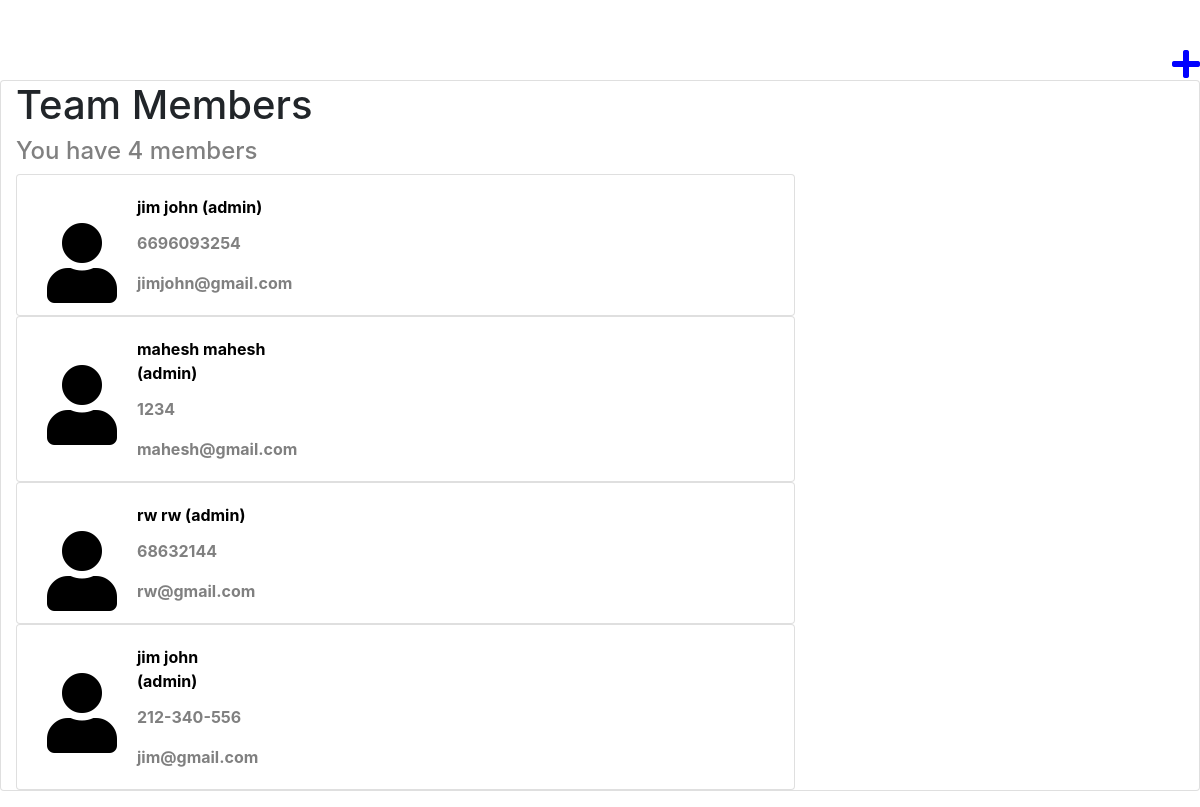
The app's page /members/list/, older data.
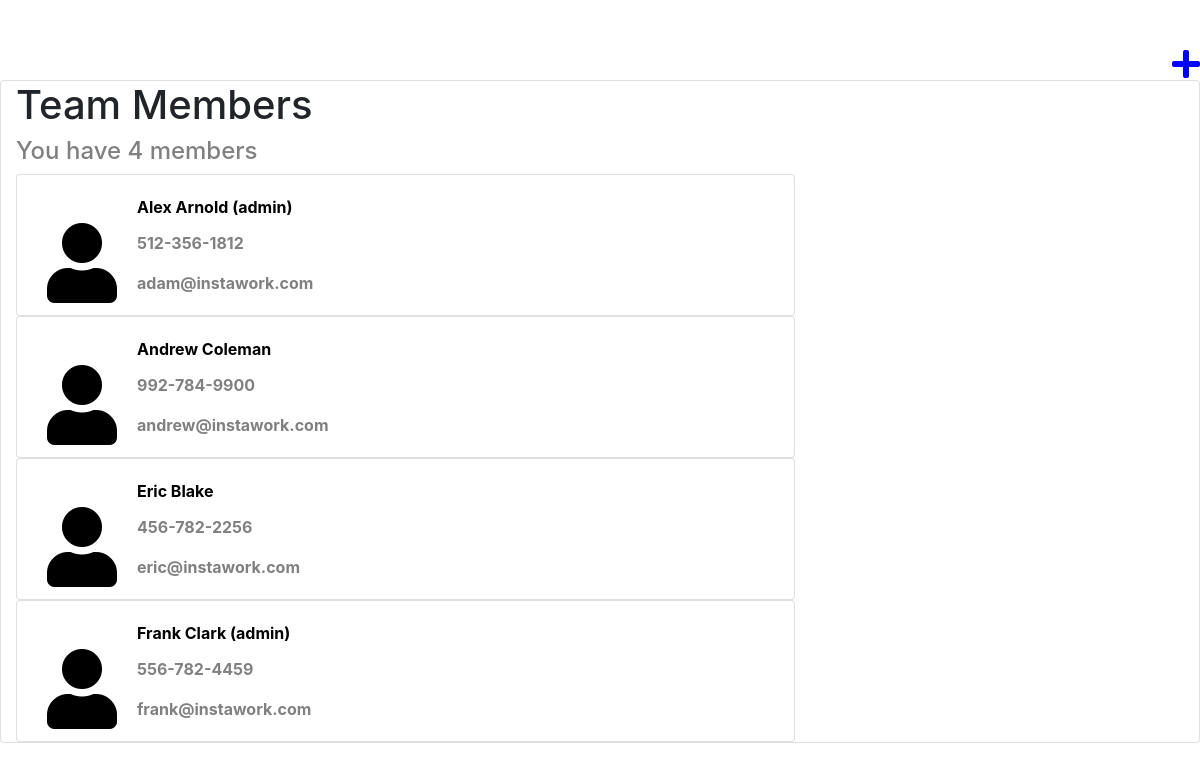
The same page, newer data.
### teamlist/models.py (models this page shows)
class TeamMember(models.Model):
    first_name = models.CharField(max_length=100)
    last_name = models.CharField(max_length=100)
    email=models.EmailField(verbose_name='email address' ,
                            max_length=255,
                            unique=True,
    )
    phone=models.CharField(max_length=20,blank=True , validators = [RegexValidator('^\d{3}-\d{3}-\d{4}$' , message='Please enter a valid phone number'),])
    USER_REGULAR = 'USER_REGULAR'
    USER_ADMIN = 'USER_ADMIN'
    USER_CHOICES = (
        (USER_REGULAR , 'REGULAR - Can\'t delete members'),
        (USER_ADMIN , 'ADMIN - Can delete members')
    )
    user_type = models.CharField(max_length=20 , choices=USER_CHOICES , blank=False , default=USER_REGULAR)

### teamlist/views.py (the view)
# urls.py: path('list/' , ListUserView.as_view() , name='list'),
class ListUserView(ListView):
    model = TeamMember
    template_name = 'listusers.html'

### teamlist/templates/listusers.html
  {% extends 'base.html' %}
  {% block content %}
<a href="/members/create"><i class="fas fa-plus fa-2x mt-5" style="float:right;color:blue"></i></a>
<div class="container-fluid card mb-3">
<h1>Team Members</h1>
{% if  object_list|length == 1 %}
<h4 style="color:#808080">You have {{ object_list | length }} member</h4>
{% else %}
<h4 style="color:#808080">You have {{ object_list | length }} members</h4>
{% endif %}
{% for member in object_list %}
<div class = "card col-md-8">
<div class="col-md-4" style="display:flex">
<a href = /members/{{ member.id }}/update>
    <i class="fa fa-user fa-5x mt-5 card-img" style="float:right;color:black"></i>
<div class ="card-body">
<p class = "card-title" style="color:black"><b>{{ member.first_name }}   {{member.last_name }} {% if member.user_type == 'USER_ADMIN' %}(admin){% endif %}</b></p>
<p class = "card-text" style="color:#808080"><b>{{ member.phone }}</b></p>
<div class="card-text" style="color:#808080"><b>{{  member.email }}</b></div>
</a>
</div>
</div>
</div>
{% endfor %}
{% endblock %}

### teamlist/templates/base.html (shortened to what this page needs)
<head>
    <link rel="stylesheet" href="https://stackpath.bootstrapcdn.com/bootstrap/4.5.0/css/bootstrap.min.css">
    <link rel="stylesheet" href="https://cdnjs.cloudflare.com/ajax/libs/font-awesome/4.7.0/css/font-awesome.min.css">
    <link rel="stylesheet" href="https://pro.fontawesome.com/releases/v5.10.0/css/all.css"/>
  </head>
  <body>
      {% block content %}
      {% endblock %}
  </body>

Row changes from the older to the newer data that the page shows:
removed TeamMember: first_name "jim", last_name "john", user_type "(admin)", phone "6696093254", email "jimjohn@gmail.com"
removed TeamMember: first_name "mahesh", last_name "mahesh", user_type "(admin)", phone "1234", email "mahesh@gmail.com"
removed TeamMember: first_name "rw", last_name "rw", user_type "(admin)", phone "68632144", email "rw@gmail.com"
removed TeamMember: first_name "jim", last_name "john", user_type "(admin)", phone "212-340-556", email "jim@gmail.com"
added TeamMember: first_name "Alex", last_name "Arnold", user_type "(admin)", phone "512-356-1812", email "adam@instawork.com"
added TeamMember: first_name "Andrew", last_name "Coleman", phone "992-784-9900", email "andrew@instawork.com"
added TeamMember: first_name "Eric", last_name "Blake", phone "456-782-2256", email "eric@instawork.com"
added TeamMember: first_name "Frank", last_name "Clark", user_type "(admin)", phone "556-782-4459", email "frank@instawork.com"
